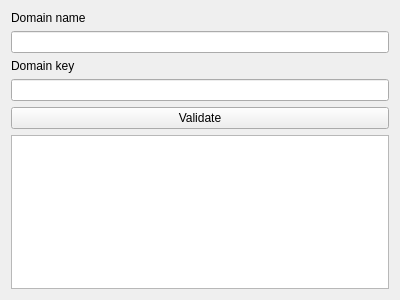
<?xml version="1.0" encoding="UTF-8"?>
<ui version="4.0">
 <class>FormDomainUtilities</class>
 <widget class="QWidget" name="FormDomainUtilities">
  <property name="geometry">
   <rect>
    <x>0</x>
    <y>0</y>
    <width>400</width>
    <height>300</height>
   </rect>
  </property>
  <property name="windowTitle">
   <string>Form</string>
  </property>
  <layout class="QVBoxLayout" name="verticalLayout_2">
   <item>
    <layout class="QVBoxLayout" name="centralWidget">
     <item>
      <widget class="QLabel" name="domainNameLabel">
       <property name="text">
        <string>Domain name</string>
       </property>
      </widget>
     </item>
     <item>
      <widget class="QLineEdit" name="domainNameLineEdit"/>
     </item>
     <item>
      <widget class="QLabel" name="domainKeyLabel">
       <property name="text">
        <string>Domain key</string>
       </property>
      </widget>
     </item>
     <item>
      <widget class="QLineEdit" name="domainKeyLineEdit"/>
     </item>
     <item>
      <widget class="QPushButton" name="validateDomainPushButton">
       <property name="text">
        <string>Validate</string>
       </property>
      </widget>
     </item>
     <item>
      <widget class="QTextEdit" name="resultTextEdit"/>
     </item>
    </layout>
   </item>
  </layout>
 </widget>
 <resources/>
 <connections/>
</ui>
